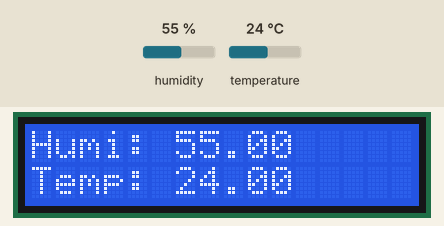
Simulated run of this sketch. Board: ESP32-S3. On the bench: 16×2 character LCD. The test bench sets the inputs (shaded band); at power-on: humidity 55 %, temperature 24 °C. What the sketch prints to the serial monitor is not drawn.

Above: at 4.5 s.
4.6 s: humidity set to 22 %
At 9.1 s:
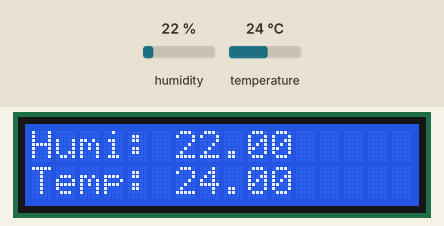
9.4 s: temperature set to 12 °C
At 12.4 s:
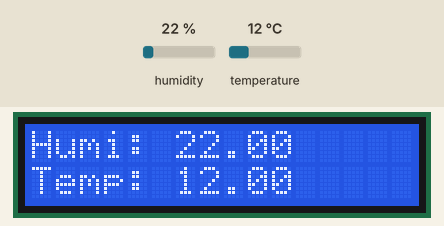
13.4 s: humidity set to 40 %
At 16.6 s:
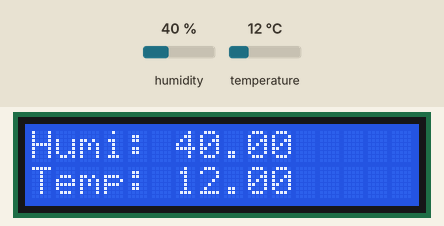
17.4 s: temperature set to 19 °C
At 20.8 s:
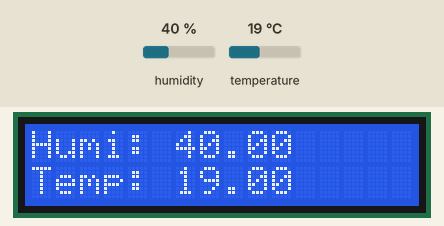
Timing chart, 0 to 22.3 s (numbered marks = the images above; inputs shaded):
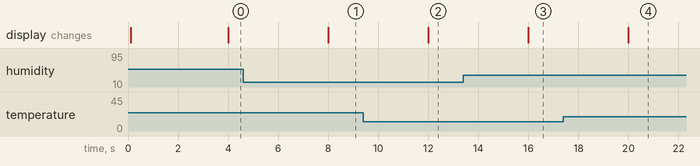

The sketch:

Coba_Blynk_Edgent_ESP32.ino
```cpp
/* Read more: https://bit.ly/BlynkInject */
#define BLYNK_TEMPLATE_ID "TMPL6oBJWI8Wl"
#define BLYNK_TEMPLATE_NAME "Prototype Pemantau Suhu Ruangan"
#define BLYNK_FIRMWARE_VERSION "0.1.0"
#define BLYNK_PRINT Serial
//#define BLYNK_DEBUG
#define APP_DEBUG

// Uncomment your board, or configure a custom board in Settings.h
#define USE_ESP32_DEV_MODULE
//#define USE_ESP32C3_DEV_MODULE
//#define USE_ESP32S2_DEV_KIT
//#define USE_WROVER_BOARD
//#define USE_TTGO_T7
//#define USE_TTGO_T_OI

#include "BlynkEdgent.h"
#include <DHT.h>
#include <Wire.h>
#include <LiquidCrystal_I2C.h>

#define DHTPIN 4
#define DHTTYPE DHT22

DHT dht(DHTPIN, DHTTYPE);
LiquidCrystal_I2C lcd(0x27, 16, 2);

float temp, humi;

BlynkTimer timer;

void setup() {
  Serial.begin(115200);
  delay(100);

  dht.begin();
  lcd.begin();
  lcd.backlight();

  BlynkEdgent.begin();
  timer.setInterval(2000L, myTimer);
}

void loop() {
  BlynkEdgent.run();
  timer.run();
}

void myTimer() {
  temp = dht.readTemperature();
  humi = dht.readHumidity();

  if (isnan(humi) || isnan(temp)) {
    Serial.println(F("gagal membaca sensor"));
    return;
  }
  Serial.print(F("Temp: "));
  Serial.print(temp);
  Serial.print(F("°C     "));
  Serial.print(F("Humidity: "));
  Serial.println(humi);

  lcd.setCursor(0,0);
  lcd.print("Humi: ");
  lcd.setCursor(6,0);
  lcd.print(humi);
  lcd.setCursor(0,1);
  lcd.print("Temp: ");
  lcd.setCursor(6, 1);
  lcd.print(temp);

  Blynk.virtualWrite(V0, temp);
  Blynk.virtualWrite(V1, humi);
}
```

Measured:
- after the input at 4.6 s, the display: changes after 3.4 s (image 1)
- after the input at 9.4 s, the display: changes after 2.6 s (image 2)
- after the input at 13.4 s, the display: changes after 2.6 s (image 3)
- after the input at 17.4 s, the display: changes after 2.6 s (image 4)
